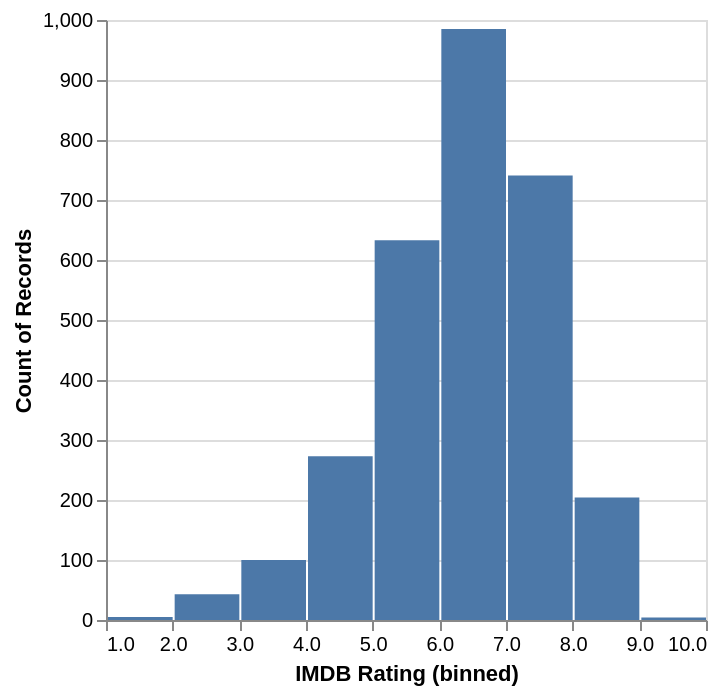

The Vega-Lite source for this figure:
### Vega-Lite specification from a JSON file in a GitHub repository (floating-point values rounded to 4 significant figures; data arrays with more than 128 entries replaced by an {"elided": "..."} marker saying what was removed)
{"$schema": "https://vega.github.io/schema/vega-lite/v4.json", "data": {"values": {"elided": "3201 records"}}, "mark": "bar", "encoding": {"x": {"bin": true, "field": "IMDB Rating"}, "y": {"aggregate": "count"}}}
